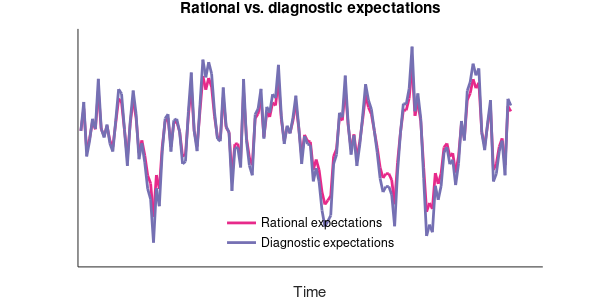
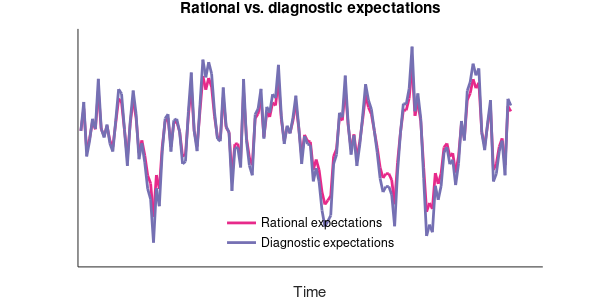
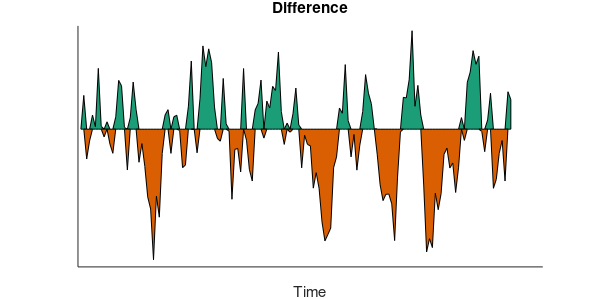
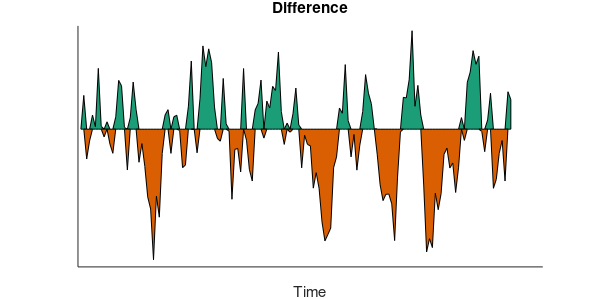

Write MATLAB code to recreate these figures, in order. (Note: this script raises an error after producing the figures.)
%% "Diagnostic Expectations and Credit Cycles" 
%% by Pedro Bordalo, Nicola Gennaioli, Andrei Shleifer (2015)


close all
clear all
clc


%% Set parameters
T = 150; % number of periods to simulate
b = 0.7; % autoregressive paramater
sigma = 1; % variance of shock
theta = 1; % "thinking" parameters


%% Get draws of omega
% See p.17 for the AR(1)-process: omega_t = 0.7 * omega_{t-1} + epsilon_t

omega = nan(T, 1);
omega(1) = 0; % omega_0

rng(123) % set random seed

epsilon = sigma*randn(T, 1); % draw a shock series

for t=2:T
    omega(t) = b*(omega(t-1)) + epsilon(t);
end


%% Calculate expectations of omega

% Rational expectations
rat_exp = b * omega(1:end-1);

% Diagnostic expectations. (See equation (4) in the paper on p. 14)
diagn_exp = b * omega(1:end-1) * (1 + theta * (1 - b));

% Check dimensions
assert( length(rat_exp) + 1 == length(omega) ) 
assert( length(diagn_exp) + 1 == length(omega) )


%% Need these for the plot
forecast_error = omega(2:end) - diagn_exp;

dexp = diagn_exp - rat_exp;

dpos = zeros(T-1, 1);
dpos(dexp > 0) = dexp(dexp > 0);

dneg = zeros(T-1, 1);
dneg(dexp < 0) = dexp(dexp < 0);


%% Reproduce Figure 2 from the paper

% First figure (first panel in Figure 2)
f = figure;
plot(rat_exp, 'Linewidth', 2, 'Color', [0.9059, 0.1608, 0.5412])
hold on
plot(diagn_exp, 'Linewidth', 2, 'Color', [0.4588, 0.4392, 0.7020])
xlabel('Time')
legend('Rational expectations', 'Diagnostic expectations', 'Location', ...
    'South')
legend boxoff   
set(gca, 'XTick', []);
set(gca, 'YTick', []);
title('Rational vs. diagnostic expectations')
box off

% Reposition the figure
set(gcf, 'Position', [100 200 600 300]) % in vector: left bottom width height
set(f, 'Units', 'Inches');
pos = get(f, 'Position');
set(f, 'PaperPositionMode', 'Auto', 'PaperUnits', ...
    'Inches', 'PaperSize', [pos(3), pos(4)])

print(f, 'diagn_beliefs_fig2_1.pdf', '-dpdf', '-r0') % save as pdf
saveas(f, 'diagn_beliefs_fig2_1.jpg') % save figure as jpg

% Second figure (not in paper)
f = figure;
a = area([dpos, zeros(T-1, 1)]);
h = get(a, 'children');
set(h{1}, 'FaceColor', [0.1059, 0.6196, 0.4667]);
xlabel('Time')
hold on
a = area([dneg, zeros(T-1, 1)]);
h = get(a, 'children');
set(h{1}, 'FaceColor', [0.8510, 0.3725, 0.0078]);
set(gca, 'XTick', []);
set(gca, 'YTick', []);
title('Difference')
box off

% Reposition the figure
set(gcf, 'Position', [100 200 600 300]) % in vector: left bottom width height
set(f, 'Units', 'Inches');
pos = get(f, 'Position');
set(f, 'PaperPositionMode', 'Auto', 'PaperUnits', ...
    'Inches', 'PaperSize', [pos(3), pos(4)])

print(f, 'diagn_beliefs_fig2_2.pdf', '-dpdf', '-r0') % save as pdf
saveas(f, 'diagn_beliefs_fig2_2.jpg') % save figure as jpg

% Third figure (second panel in Figure 2)
f = figure;
scatter(omega(1:end-1), forecast_error, 'MarkerEdgeColor', [0.2, 0.2, 0.2])
lsline % trend line
title('In bad times: positive forecast errors')
xlabel('$\omega_t$', 'Interpreter', 'LaTex')
ylabel('$\omega_{t+1} - E_t^\theta [\omega_{t+1}]$', 'Interpreter', 'LaTex')
set(gca, 'XTick', []);
set(gca, 'YTick', []);
box off

set(gca,'FontSize', 14) % change default font size of axis labels

% Reposition the figure
set(gcf, 'Position', [100 200 600 300]) % in vector: left bottom width height
set(f, 'Units', 'Inches');
pos = get(f, 'Position');
set(f, 'PaperPositionMode', 'Auto', 'PaperUnits', ...
    'Inches', 'PaperSize', [pos(3), pos(4)])

print(f, 'diagn_beliefs_fig2_3.pdf', '-dpdf', '-r0') % save as pdf
saveas(f, 'diagn_beliefs_fig2_3.jpg') % save figure as jpg
